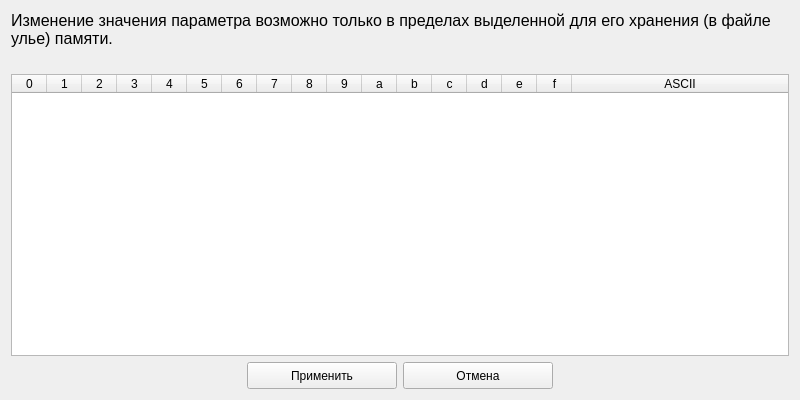
<?xml version="1.0" encoding="UTF-8"?>
<ui version="4.0">
 <class>Form</class>
 <widget class="QWidget" name="Form">
  <property name="geometry">
   <rect>
    <x>0</x>
    <y>0</y>
    <width>800</width>
    <height>400</height>
   </rect>
  </property>
  <property name="minimumSize">
   <size>
    <width>800</width>
    <height>250</height>
   </size>
  </property>
  <property name="maximumSize">
   <size>
    <width>800</width>
    <height>600</height>
   </size>
  </property>
  <property name="windowTitle">
   <string>Изменение параметра</string>
  </property>
  <layout class="QVBoxLayout" name="verticalLayout">
   <item>
    <widget class="QLabel" name="info_label">
     <property name="font">
      <font>
       <pointsize>12</pointsize>
      </font>
     </property>
     <property name="text">
      <string>Изменение значения параметра возможно только в пределах выделенной для его хранения (в файле улье) памяти.</string>
     </property>
     <property name="wordWrap">
      <bool>true</bool>
     </property>
    </widget>
   </item>
   <item>
    <widget class="QLabel" name="error_label">
     <property name="minimumSize">
      <size>
       <width>500</width>
       <height>0</height>
      </size>
     </property>
     <property name="text">
      <string/>
     </property>
    </widget>
   </item>
   <item>
    <widget class="QTableWidget" name="value_table">
     <property name="sizePolicy">
      <sizepolicy hsizetype="Minimum" vsizetype="Expanding">
       <horstretch>0</horstretch>
       <verstretch>0</verstretch>
      </sizepolicy>
     </property>
     <property name="autoScroll">
      <bool>true</bool>
     </property>
     <property name="showGrid">
      <bool>true</bool>
     </property>
     <property name="wordWrap">
      <bool>false</bool>
     </property>
     <property name="cornerButtonEnabled">
      <bool>true</bool>
     </property>
     <attribute name="horizontalHeaderVisible">
      <bool>true</bool>
     </attribute>
     <attribute name="horizontalHeaderCascadingSectionResizes">
      <bool>true</bool>
     </attribute>
     <attribute name="horizontalHeaderDefaultSectionSize">
      <number>35</number>
     </attribute>
     <attribute name="horizontalHeaderMinimumSectionSize">
      <number>35</number>
     </attribute>
     <attribute name="horizontalHeaderStretchLastSection">
      <bool>true</bool>
     </attribute>
     <column>
      <property name="text">
       <string>0</string>
      </property>
     </column>
     <column>
      <property name="text">
       <string>1</string>
      </property>
     </column>
     <column>
      <property name="text">
       <string>2</string>
      </property>
     </column>
     <column>
      <property name="text">
       <string>3</string>
      </property>
     </column>
     <column>
      <property name="text">
       <string>4</string>
      </property>
     </column>
     <column>
      <property name="text">
       <string>5</string>
      </property>
     </column>
     <column>
      <property name="text">
       <string>6</string>
      </property>
     </column>
     <column>
      <property name="text">
       <string>7</string>
      </property>
     </column>
     <column>
      <property name="text">
       <string>8</string>
      </property>
     </column>
     <column>
      <property name="text">
       <string>9</string>
      </property>
     </column>
     <column>
      <property name="text">
       <string>a</string>
      </property>
     </column>
     <column>
      <property name="text">
       <string>b</string>
      </property>
     </column>
     <column>
      <property name="text">
       <string>c</string>
      </property>
     </column>
     <column>
      <property name="text">
       <string>d</string>
      </property>
     </column>
     <column>
      <property name="text">
       <string>e</string>
      </property>
     </column>
     <column>
      <property name="text">
       <string>f</string>
      </property>
     </column>
     <column>
      <property name="text">
       <string>ASCII</string>
      </property>
     </column>
    </widget>
   </item>
   <item>
    <layout class="QHBoxLayout" name="horizontalLayout">
     <item>
      <spacer name="horizontalSpacer">
       <property name="orientation">
        <enum>Qt::Horizontal</enum>
       </property>
       <property name="sizeHint" stdset="0">
        <size>
         <width>40</width>
         <height>20</height>
        </size>
       </property>
      </spacer>
     </item>
     <item>
      <widget class="QPushButton" name="accept_button">
       <property name="minimumSize">
        <size>
         <width>150</width>
         <height>0</height>
        </size>
       </property>
       <property name="maximumSize">
        <size>
         <width>150</width>
         <height>27</height>
        </size>
       </property>
       <property name="text">
        <string>Применить</string>
       </property>
      </widget>
     </item>
     <item>
      <widget class="QPushButton" name="exit_button">
       <property name="minimumSize">
        <size>
         <width>150</width>
         <height>27</height>
        </size>
       </property>
       <property name="maximumSize">
        <size>
         <width>150</width>
         <height>27</height>
        </size>
       </property>
       <property name="text">
        <string>Отмена</string>
       </property>
      </widget>
     </item>
     <item>
      <spacer name="horizontalSpacer_2">
       <property name="orientation">
        <enum>Qt::Horizontal</enum>
       </property>
       <property name="sizeHint" stdset="0">
        <size>
         <width>40</width>
         <height>20</height>
        </size>
       </property>
      </spacer>
     </item>
    </layout>
   </item>
  </layout>
 </widget>
 <resources/>
 <connections/>
</ui>
